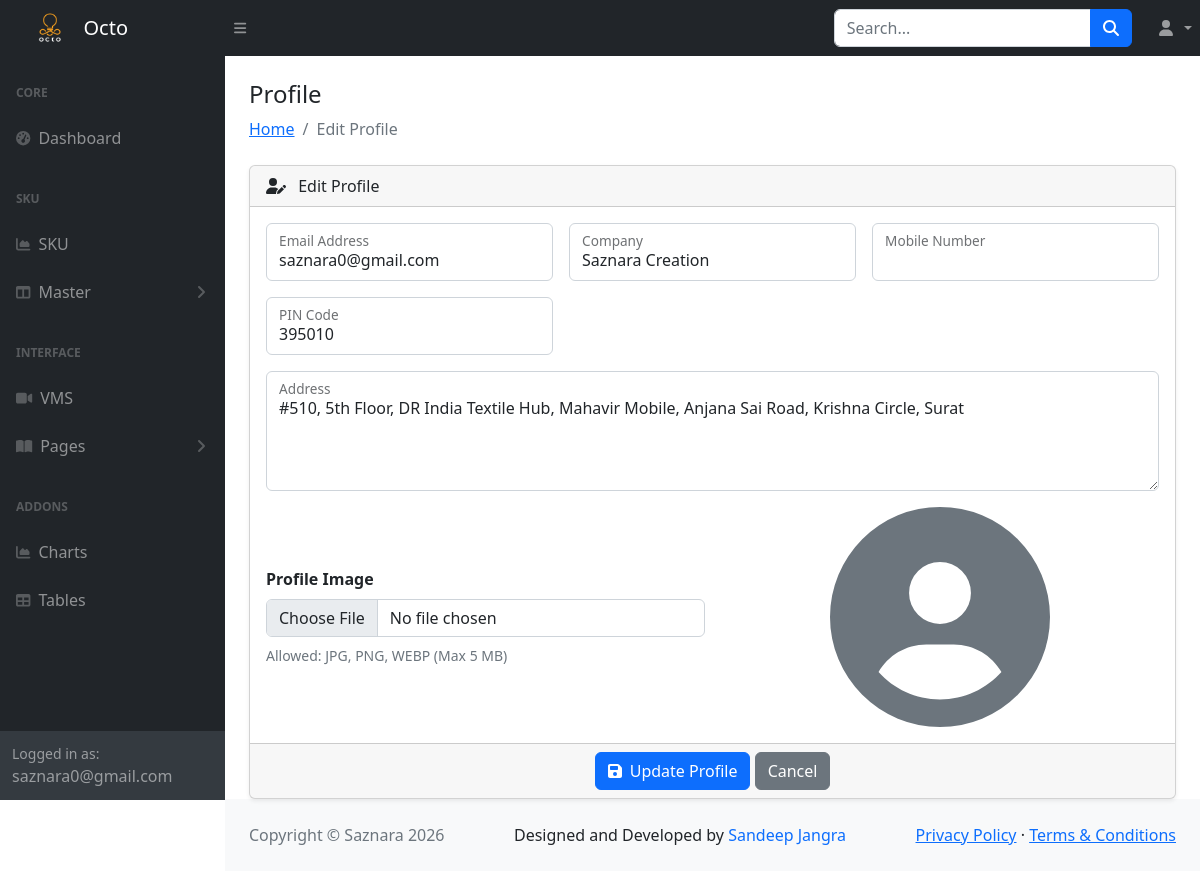
The app's page /accounts/profile/2/edit/ (signed in) with its own data.
### accounts/models.py (models this page shows, shortened)
class Profile(models.Model):
    user = models.OneToOneField(User, on_delete=models.CASCADE)
    user_role = models.CharField(max_length=50, choices=USER_ROLE, default='None')
    company = models.CharField(max_length=50, null=True, blank=True)
    mobile_no = models.CharField(max_length=12, null=True, blank=True)
    image = models.ImageField(upload_to='profile_image/', null=True, blank=True)
    address = models.TextField(blank=True, null=True)
    pin = models.CharField(
        max_length=6,
        validators=[RegexValidator(r'^\d{6}$', 'Enter a valid 6-digit PIN code')],
        null=True,
        blank=True
    )
    is_approved = models.BooleanField(default=False)
    is_active = models.BooleanField(default=False)
    @property
    def is_profile_complete(self):
        return all([
            self.user.email,
            self.company,
            self.mobile_no,
            self.address,
            self.pin,
            self.image,
        ])

### accounts/views.py (the view, shortened to what this page needs)
# urls.py: path('profile/<int:id>/edit/', views.update_profile, name='edit-profile'),
@login_required
def update_profile(request, id):
    profile = get_object_or_404( Profile, id=id, user=request.user)
    if not profile.is_profile_complete:
        messages.warning(
            request,
            "Please complete your profile before continuing."
        )
    return render(request, "accounts/edit-profile.html", {
        "profile": profile,
    })

### templates/accounts/edit-profile.html (shortened to what this page needs)
{% extends 'base/main.html' %}
{% block content %}
<div class="container-fluid px-4">
    <h4 class="mt-4">Profile</h4>
    <ol class="breadcrumb mb-4">
        <li class="breadcrumb-item">
            <a href="">Home</a>
        </li>
        <li class="breadcrumb-item active">
            Edit Profile
        </li>
    </ol>
    <div class="card shadow-sm">
        <div class="card-header">
            <i class="fas fa-user-edit me-2"></i>
            Edit Profile
        </div>
        <form action="{% url 'edit-profile' profile.id %}" method="post" enctype="multipart/form-data">
            <div class="card-body">
                <div class="row g-3">
                    <div class="col-lg-4 col-md-6">
                        <div class="form-floating">
                            <input type="email" class="form-control" id="email" name="email"
                                value="{{ profile.user.email }}" required>
                            <label for="email">
                            </label>
                        </div>
                    </div>
                    <div class="col-lg-4 col-md-6">
                        <div class="form-floating">
                            <input type="text" class="form-control" id="company" name="company"
                                value="{{ profile.company|default:'' }}">
                            <label for="company">
                            </label>
                        </div>
                    </div>
                    <div class="col-lg-4 col-md-6">
                        <div class="form-floating">
                            <input type="text" class="form-control" id="mobile" name="mobile_no" maxlength="10"
                                pattern="[0-9]{10}" value="{{ profile.mobile_no|default:'' }}">
                            <label for="mobile">
                            </label>
                        </div>
                    </div>
                    <div class="col-lg-4 col-md-6">
                        <div class="form-floating">
                            <input type="text" class="form-control" id="pin" name="pin" maxlength="6" pattern="[0-9]{6}"
                                value="{{ profile.pin|default:'' }}">
                            <label for="pin">
                            </label>
                        </div>
                    </div>
                    <div class="col-12">
                        <div class="form-floating">
                            <textarea class="form-control" id="address" name="address"
                                style="height:120px">{{ profile.address|default:'' }}</textarea>
                            <label for="address">
                            </label>
                        </div>
                    </div>
                    <div class="col-md-6 d-flex flex-column justify-content-center">
                        <label for="image" class="form-label fw-bold">
                            Profile Image
                        </label>
                        <input class="form-control" type="file" id="image" name="image"
                            accept="image/png,image/jpeg,image/jpg,image/webp">
                        <small class="text-muted mt-2">
                            Allowed: JPG, PNG, WEBP (Max 5 MB)
                        </small>
                    </div>
                    <div class="col-md-6 text-center">
                        {% if profile.image %}
                        <img id="imagePreview" src="{{ profile.image.url }}" class="rounded-circle border shadow"
                            style="width:220px;height:220px;object-fit:cover;">
                        {% else %}
                        <div id="imagePlaceholder">
                            <i class="fas fa-user-circle text-secondary" style="font-size:220px;"></i>
                        </div>
                        {% endif %}
                    </div>
                </div>
            </div>
            <div class="card-footer text-center">
                <button type="submit" class="btn btn-primary">
                    <i class="fas fa-save me-1"></i>
                    Update Profile
                </button>
                <a href="{% url 'user-profile' profile.id %}" class="btn btn-secondary">
                    Cancel
                </a>
            </div>
        </form>
    </div>
</div>
{% endblock %}

### templates/base/sidebar.html (shortened to what this page needs)
<div id="layoutSidenav_nav">
    <nav class="sb-sidenav accordion sb-sidenav-dark" id="sidenavAccordion">
        <div class="sb-sidenav-menu">
            <div class="nav">
                <div class="sb-sidenav-menu-heading">Core</div>
                <a class="nav-link" href="/">
                    <div class="sb-nav-link-icon"><i
                            class="fas fa-tachometer-alt"></i></div>
                    Dashboard
                </a>
                <div class="sb-sidenav-menu-heading">SKU</div>
                <a class="nav-link" href="{% url 'view_sku' %}">
                    <div class="sb-nav-link-icon"><i
                            class="fas fa-chart-area"></i></div>
                    SKU
                </a>
                <a class="nav-link collapsed" href="#" data-bs-toggle="collapse"
                    data-bs-target="#bag" aria-expanded="false"
                    aria-controls="bag">
                    <div class="sb-nav-link-icon"><i
                            class="fas fa-columns"></i></div>
                    Master
                    <div class="sb-sidenav-collapse-arrow"><i
                            class="fas fa-angle-down"></i></div>
                </a>
                <div class="sb-sidenav-menu-heading">Interface</div>
                <a class="nav-link" href="{% url 'view_vms' %}">
                    <div class="sb-nav-link-icon"><i class="fa fa-video-camera" aria-hidden="true"></i></div>
                    VMS
                </a>
                <a class="nav-link collapsed" href="#" data-bs-toggle="collapse"
                    data-bs-target="#collapsePages" aria-expanded="false"
                    aria-controls="collapsePages">
                    <div class="sb-nav-link-icon"><i
                            class="fas fa-book-open"></i></div>
                    Pages
                    <div class="sb-sidenav-collapse-arrow"><i
                            class="fas fa-angle-down"></i></div>
                </a>
                <div class="sb-sidenav-menu-heading">Addons</div>
                <a class="nav-link" href="charts.html">
                    <div class="sb-nav-link-icon"><i
                            class="fas fa-chart-area"></i></div>
                    Charts
                </a>
                <a class="nav-link" href="tables.html">
                    <div class="sb-nav-link-icon"><i
                            class="fas fa-table"></i></div>
                    Tables
                </a>
            </div>
        </div>
        <div class="sb-sidenav-footer">
            <div class="small">Logged in as:</div>
            {{request.user}}
        </div>
    </nav>
</div>

### records on screen
Profile: email "saznara0@gmail.com", company "Saznara Creation", pin "395010", address "#510, 5th Floor, DR India Textile Hub, Mahavir Mobile, Anjana Sai Road, Krishna Circle, Surat"

### other values on screen
{{ request.user }} "saznara0@gmail.com"
